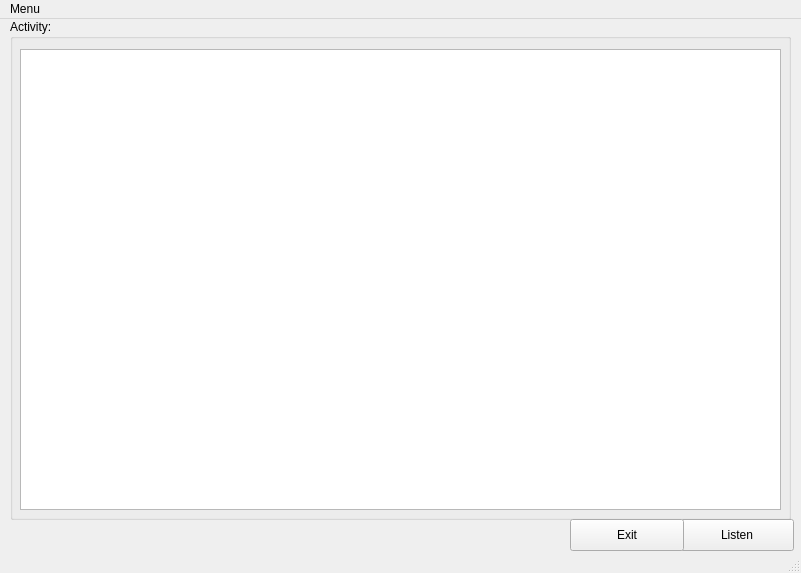
<?xml version="1.0" encoding="UTF-8"?>
<ui version="4.0">
 <class>ServerGUI</class>
 <widget class="QMainWindow" name="ServerGUI">
  <property name="geometry">
   <rect>
    <x>0</x>
    <y>0</y>
    <width>801</width>
    <height>573</height>
   </rect>
  </property>
  <property name="windowTitle">
   <string>MainWindow</string>
  </property>
  <widget class="QWidget" name="centralwidget">
   <widget class="QGroupBox" name="groupBox">
    <property name="geometry">
     <rect>
      <x>10</x>
      <y>0</y>
      <width>781</width>
      <height>501</height>
     </rect>
    </property>
    <property name="title">
     <string>Activity:</string>
    </property>
    <widget class="QTextEdit" name="teActivity">
     <property name="geometry">
      <rect>
       <x>10</x>
       <y>30</y>
       <width>761</width>
       <height>461</height>
      </rect>
     </property>
     <property name="readOnly">
      <bool>true</bool>
     </property>
    </widget>
   </widget>
   <widget class="QPushButton" name="pbListen">
    <property name="geometry">
     <rect>
      <x>680</x>
      <y>500</y>
      <width>114</width>
      <height>32</height>
     </rect>
    </property>
    <property name="text">
     <string>Listen</string>
    </property>
   </widget>
   <widget class="QPushButton" name="pbExit">
    <property name="geometry">
     <rect>
      <x>570</x>
      <y>500</y>
      <width>114</width>
      <height>32</height>
     </rect>
    </property>
    <property name="text">
     <string>Exit</string>
    </property>
   </widget>
  </widget>
  <widget class="QMenuBar" name="menubar">
   <property name="geometry">
    <rect>
     <x>0</x>
     <y>0</y>
     <width>801</width>
     <height>22</height>
    </rect>
   </property>
   <widget class="QMenu" name="menuChat_Server_by_Absolution">
    <property name="title">
     <string>Menu</string>
    </property>
    <addaction name="menuListen"/>
    <addaction name="separator"/>
    <addaction name="menuQuit"/>
   </widget>
   <addaction name="menuChat_Server_by_Absolution"/>
  </widget>
  <widget class="QStatusBar" name="statusbar"/>
  <action name="menuListen">
   <property name="text">
    <string>Listen</string>
   </property>
  </action>
  <action name="menuQuit">
   <property name="text">
    <string>Bye</string>
   </property>
  </action>
 </widget>
 <resources/>
 <connections/>
</ui>
